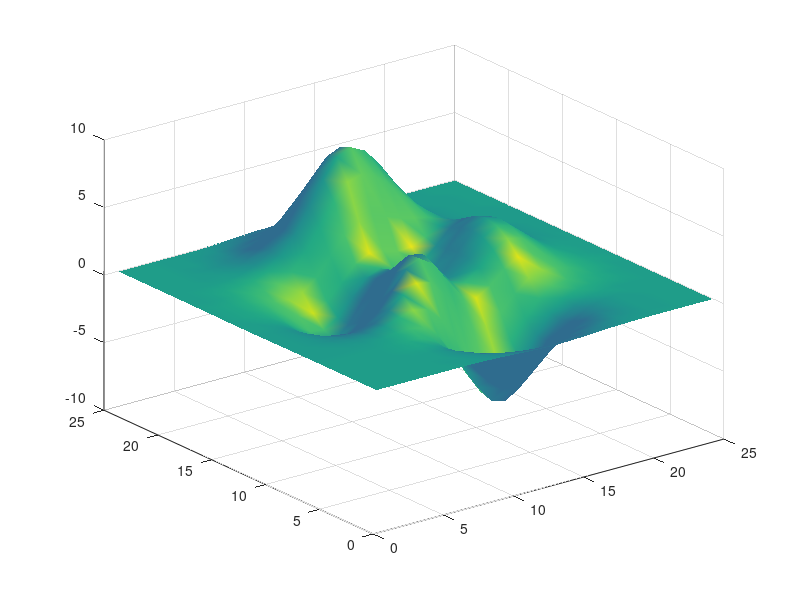
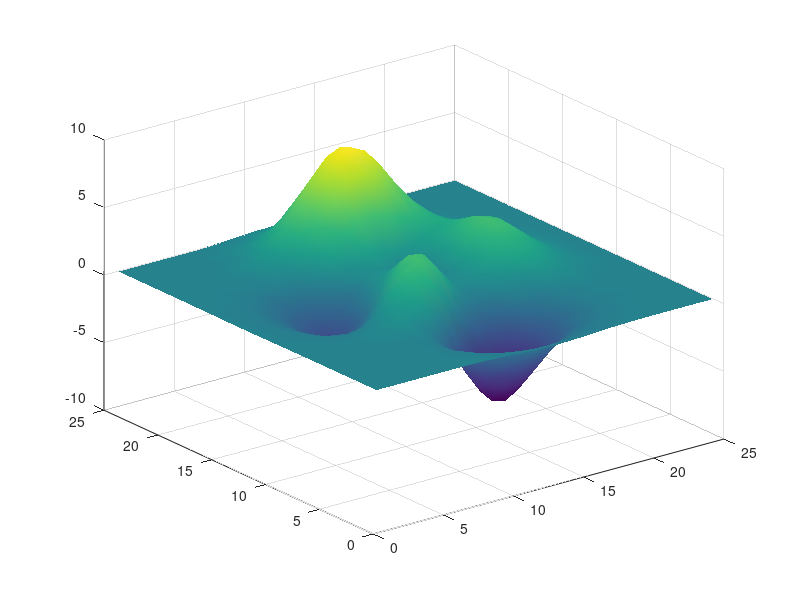
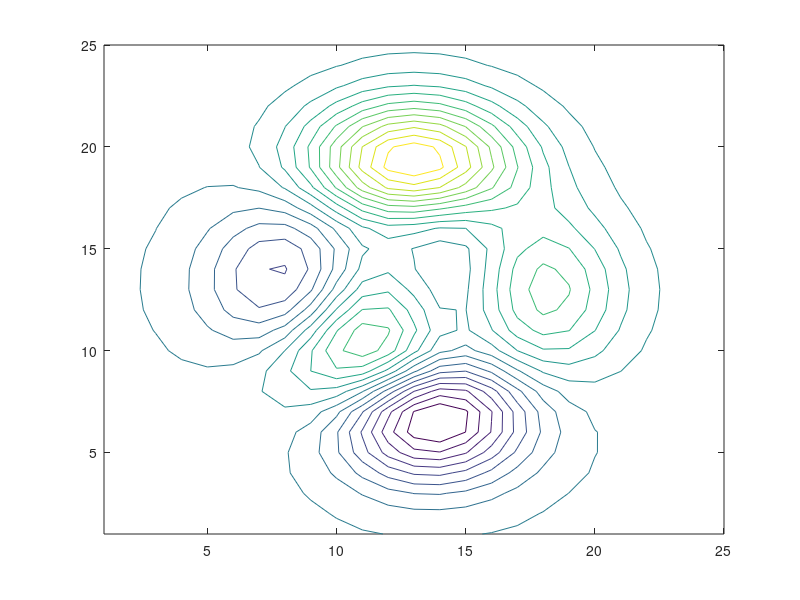
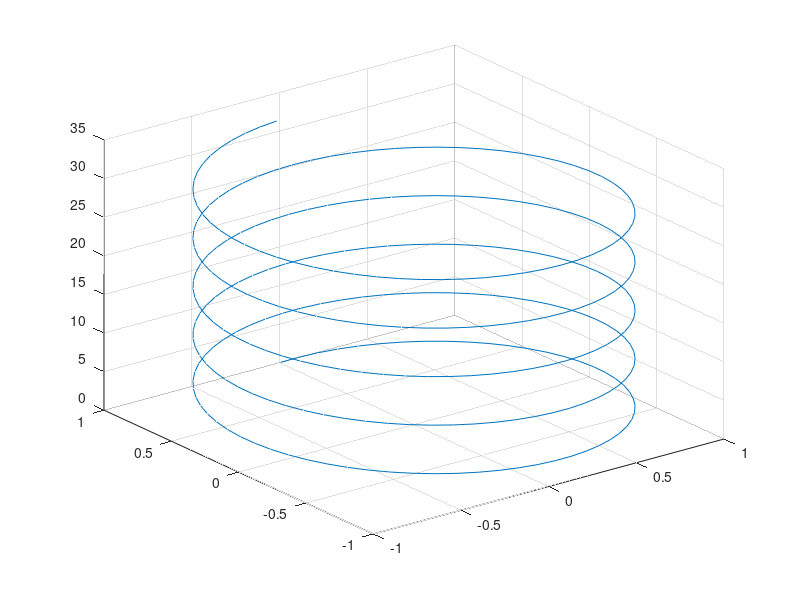

Recreate these plots in MATLAB, in order.
clc;
clear all;
close all;

%% Gráficos 3D

z1 = peaks(25);
figure
mesh(z1);

% [x, y] = meshgrid(1:0.5:10, 1:1:20);
% z2 = sin(x) + cos(x);
% figure
% surf(z2);
% xlabel("x");
% ylabel("y");
% zlabel("z");
% colormap("winter");

%%

figure(1)
surfl(z1);
shading interp;

figure(2)
surf(z1);
shading interp;

%% Gáfico de contorno

figure
contour(z1, 20);

%% plot3

t = 0:0.1:10*pi;
x = sin(t);
y = cos(t);
figure
plot3(x, y, t);
grid on

%Esfera

[X, Y, Z] = sphere;

r = 5;
X2 = X*r;
Y2 = Y*r;
Z2 = Z*r;

figure
surf(X2+r, Y2-r, Z2);
